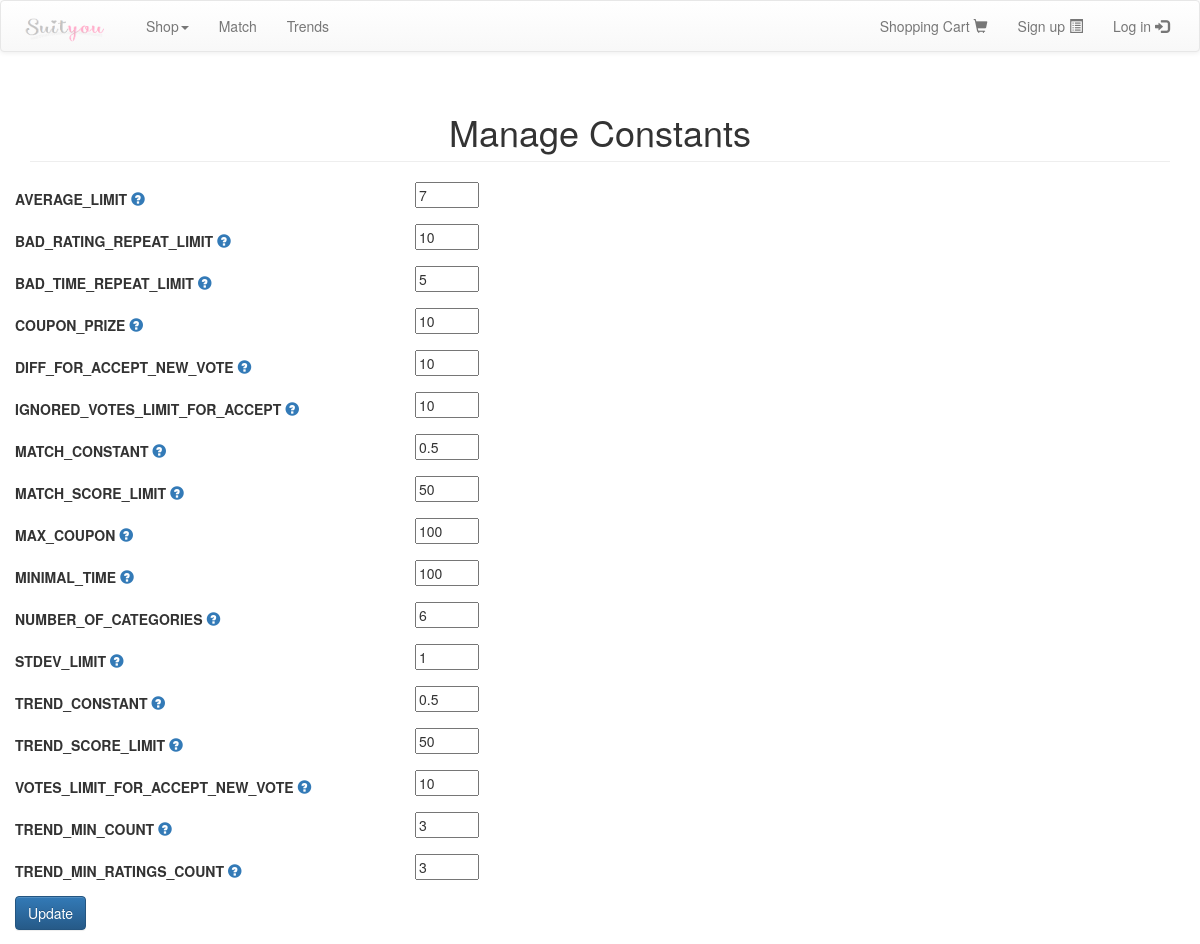
Page /constants.php on the earlier database version.
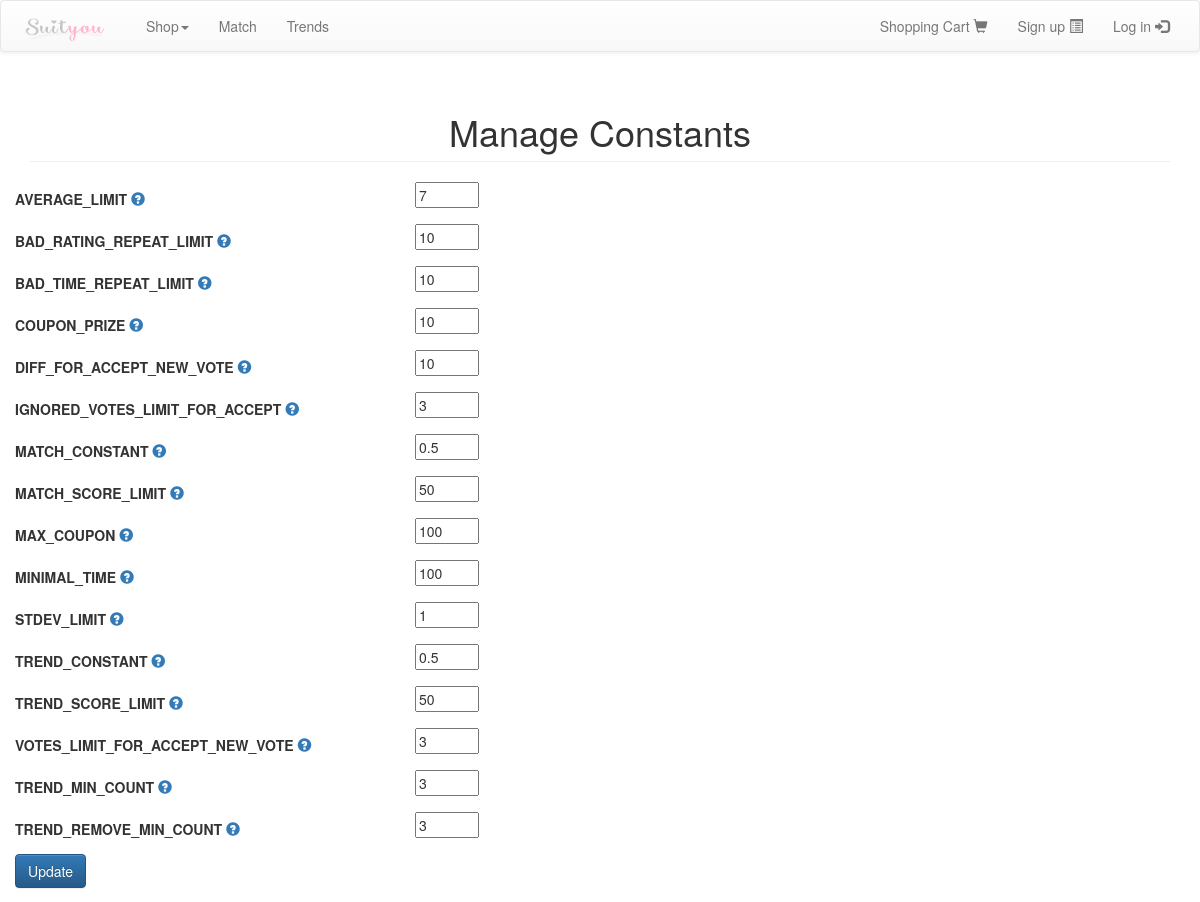
Same page on the later database version.
### tables this page shows
CREATE TABLE IF NOT EXISTS `constants` (
  `name` varchar(255) NOT NULL,
  `description` text NOT NULL,
  `value` float NOT NULL,
  UNIQUE KEY `name` (`name`)
);

### config.php (called while the page is built, shortened)
<?php
 $design = 'https://maxcdn.bootstrapcdn.com/bootstrap/3.3.4/css/bootstrap-theme.min.css';
?>

### algorithms.php (called while the page is built, shortened)
<?php
	function getConstantsWithDescription() {
		$result = array();
		$constantQuery = mysql_query("SELECT * FROM constants");
		while ($row = mysql_fetch_array($constantQuery)) {
			$result[$row['name']] = array("value" => $row['value'], "description" => $row['description']);
		}
		return $result;
	}
?>

### constants.php (the view, shortened to what this page needs)
<?php
include("header.php");
include("algorithms.php");
$constantsArray = getConstantsWithDescription();
?>
<div class="container">
	<div class="row">
		<div class="col-lg-12">
			<h1 class="page-header" align="center">
				Manage Constants
			</h1>
		</div>
	</div>
		<form id="update_constants" class="form-horizontal" action="constants_update.php" method="post" role="form"/>
			<?php
			 	foreach($constantsArray as $constName=>$constData) {
			?>
			   <div class="row">
					<div class="form-group">
						<div class="col-md-4">
	                    	<label class="control-label" for="<?php echo $constName; ?>"><?php echo $constName; ?>
								<a tabindex="0" role="button" data-toggle="popover" data-trigger = "focus"
								title="Description" data-content= "<?php echo $constData['description']; ?>">
								<span class = "glyphicon glyphicon-question-sign"></span></a>
							</label>
						</div>
						<div class="col-md-8">
	                    	<input type="text" size="5" name="<?php echo $constName; ?>" id="name" value="<?php echo $constData['value']; ?>" />
						</div>
					</div>
				</div>
	 <?php } ?>
	  <div class="row">
		 <div class="col-md-12" style="padding: 0">
	 		 <input class="btn btn-primary" type="submit" value="Update" name="submit"/>
		 </div>
	  </div>
	</div>

### header.php (shortened to what this page needs)
<?php
require_once 'config.php';
?>
<html>
<head>
  <link rel="stylesheet" href="https://maxcdn.bootstrapcdn.com/bootstrap/3.3.4/css/bootstrap.min.css">
  <link rel="stylesheet" href= <?php echo $design ?> >
  <link rel="stylesheet" type="text/css" href="style/style.css?8" />
</head>
<body>
<nav class="navbar navbar-default">
  <div class="container-fluid">
    <div class="navbar-header">
      <a class="navbar-brand" href="index.php">	<img src="images/BannerTransBG.png"  height="26" width="100"> </a>
    </div>
    <div class="collapse navbar-collapse" id="bs-example-navbar-collapse-1">
      <ul class="nav navbar-nav navbar-left">
        <li class="dropdown">
          <a href="#" class="dropdown-toggle" data-toggle="dropdown" role="button" aria-expanded="false">Shop<span class="caret"></span></a>
        </li>
        <li><a href="matching.php">Match</a></li>
        <li><a href="trends.php">Trends</a></li>
      </ul>
      <ul class="nav navbar-nav navbar-right">
     <?php if(isset($_SESSION['user_id'],$_SESSION['email']))
        {
     ?>
          <p class="navbar-text">Hello <?php echo $_SESSION['email']?></p>
          <li><a href="cart.php">Shopping Cart <span class ="glyphicon glyphicon-shopping-cart"></span></a></li>
		  <li><a href="user_purchases.php">My Purchases <span class="glyphicon glyphicon-barcode"></span></a></li>
          <li><a href="profile.php">Profile <span class="glyphicon glyphicon-user"></span></span></a></li>
     <?php if (isset($_SESSION['is_designer']) && !empty($_SESSION['is_designer']))
          {
     ?>
          <li><a href="manage_items.php">Manage Items <span class="glyphicon glyphicon-briefcase"></span></a></li>
    <?php }
	 	if (isset($_SESSION['is_admin']) && !empty($_SESSION['is_admin']))
         {
    ?>
         <li><a href="manage.php">Manage Site <span class="glyphicon glyphicon-dashboard"></span></a></li>
   <?php }
        }  else  {
     ?>
 		  <li><a href="cart.php">Shopping Cart <span class ="glyphicon glyphicon-shopping-cart"></span></a></li>
		  <li><a href="sign_up.php">Sign up <span class="glyphicon glyphicon-list-alt"></span></a></li>
          <li><a href="connexion.php">Log in <span class="glyphicon glyphicon-log-in"></span></a></li>
  <?php }
  ?>
      </ul>
    </div>
  </div>
</nav>

Differences in the rows shown:
removed constants: constName "NUMBER_OF_CATEGORIES", value "6"
removed constants: constName "TREND_MIN_RATINGS_COUNT", value "3"
changed constants (number 3 of 16 on the later page): BAD_TIME_REPEAT_LIMIT "5" → "10"
changed constants (number 6 of 16 on the later page): IGNORED_VOTES_LIMIT_FOR_ACCEPT "10" → "3"
changed constants (number 14 of 16 on the later page): VOTES_LIMIT_FOR_ACCEPT_NEW_VOTE "10" → "3"
added constants: constName "TREND_REMOVE_MIN_COUNT", TREND_REMOVE_MIN_COUNT "3"
